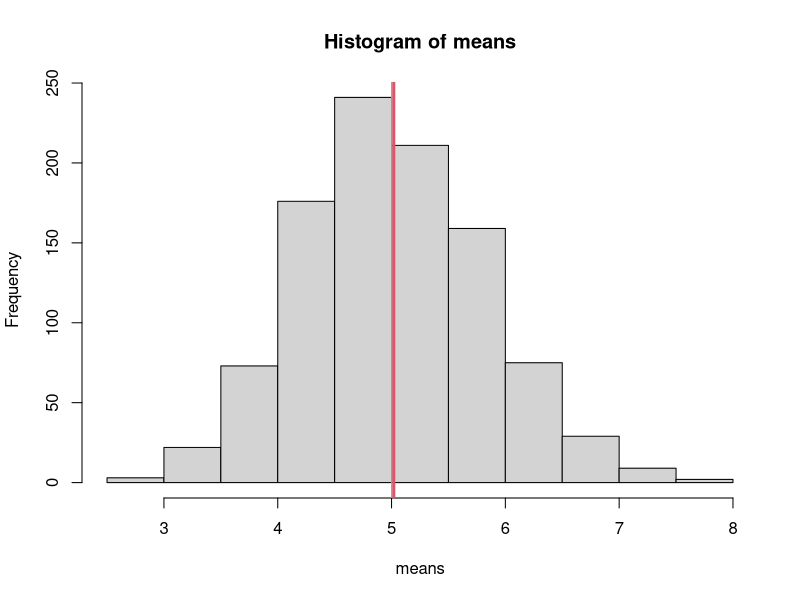
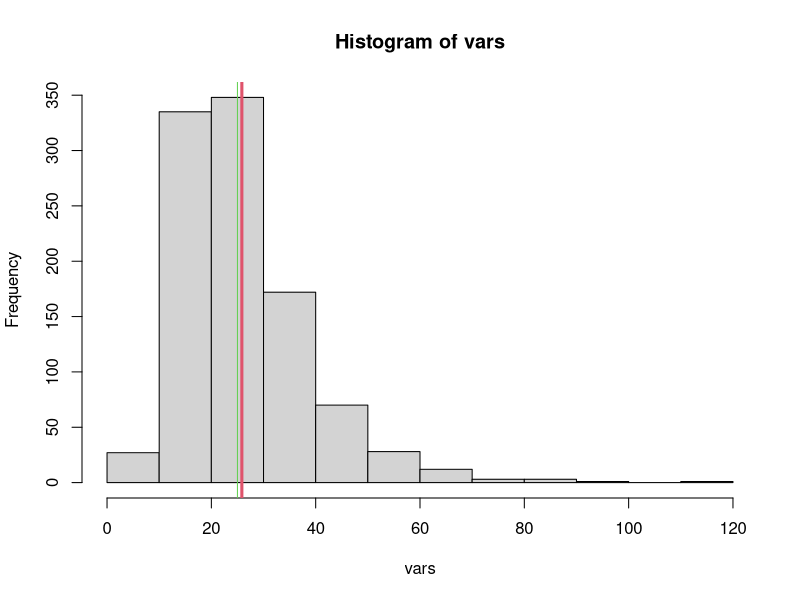
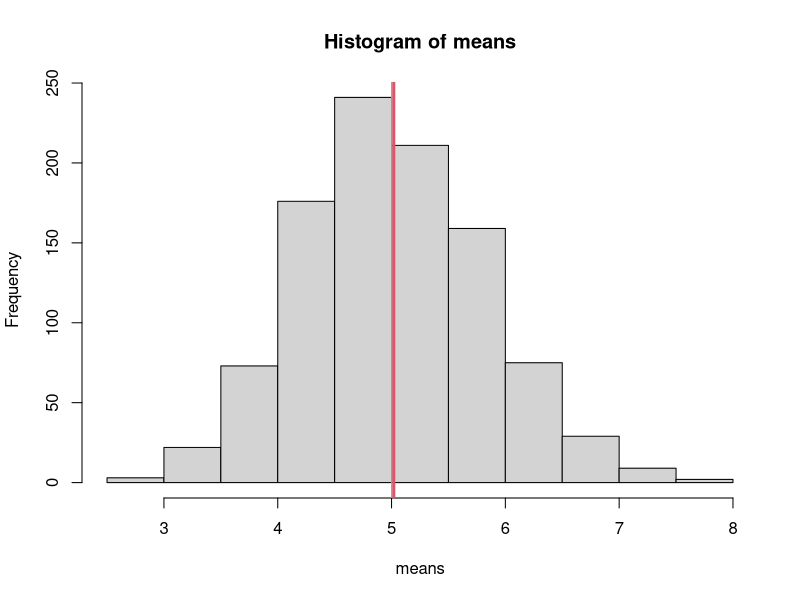
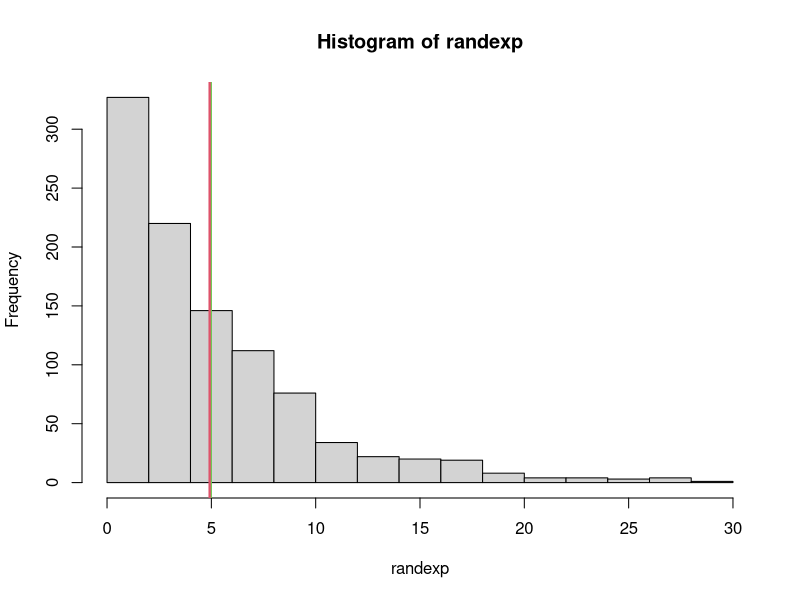
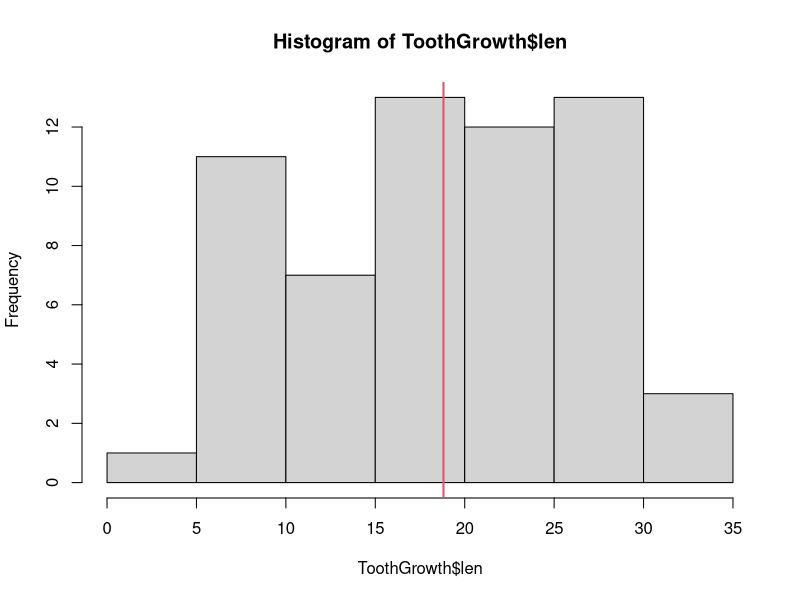
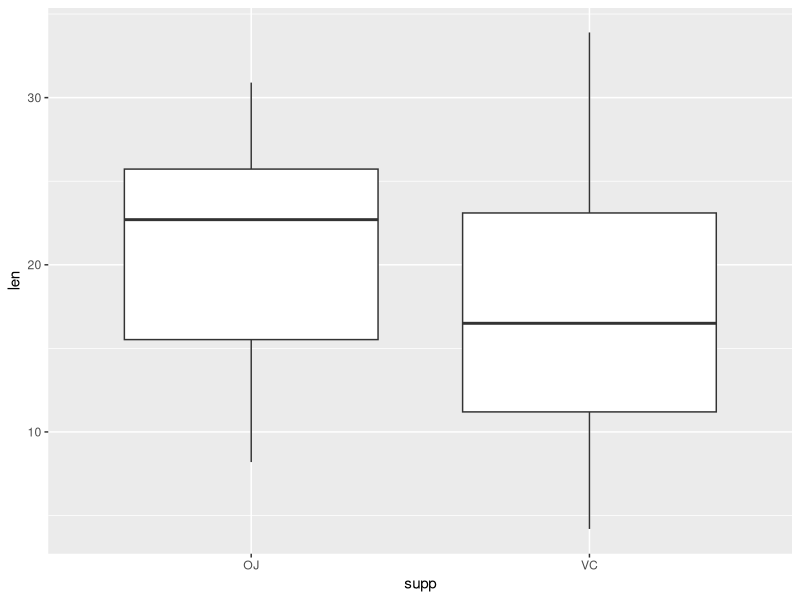
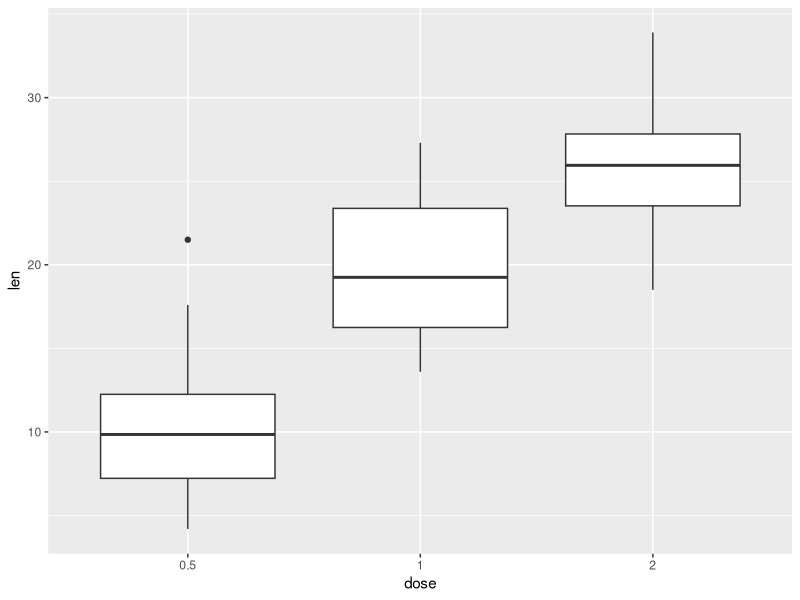
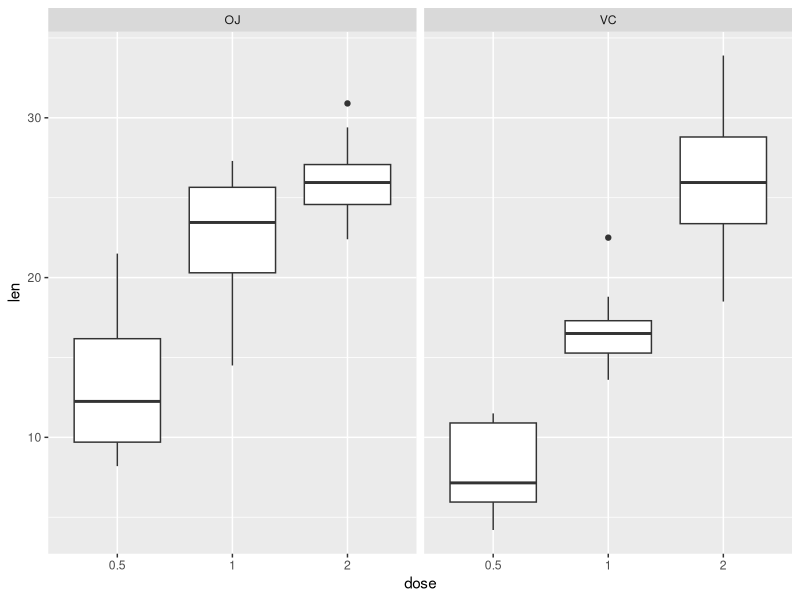

Write R code to recreate these figures, in order.
## ---- chunk 1
knitr::opts_chunk$set(echo = TRUE)
## ---- chunk 2
lam = .2
mn <- 1/.2
sd <- 1/.2
var <- (1/.2)**2
se <- sd/sqrt(40)
sample <- rexp(40000, .2)
## ---- chunk 3
mat <- matrix(sample, 1000, 40)
## ---- chunk 4
means <- apply(mat, 1, mean)
hist(means)
mns <- mean(means)
abline(v = mean(mns), col = 2, lwd = 3)
abline(v = 5, col = 3, lwd = 1)
## ---- chunk 5
mns ##The exact value of the mean of the sample means.

qu <- (mns-mn)/se  ##The quantile of the mean of sample means from the expected mean of 5.

pval <- pnorm(mns, mean = mn, sd = se, lower.tail = FALSE) ##The p value of the mean of sample means.
## ---- chunk 6
vars <- apply(mat, 1, var)
hist(vars)
abline(v=mean(vars), col = 2, lwd = 3)
abline(v=var, col = 3, lwd = 1)
## ---- chunk 7
vs <- mean(vars)
vs ##The exact value of the mean of the sample variances.
## ---- chunk 8
hist(means)
abline(v = mean(mns), col = 2, lwd = 3)
abline(v = 5, col = 3, lwd = 1)
## ---- chunk 9
randexp <- rexp(1000, .2)
hist(randexp)
abline(v = mean(randexp), col = 2, lwd = 3)
abline(v = 5, col = 3, lwd = 1)
## ---- chunk 10
library(ggplot2)
library(dplyr)

data("ToothGrowth")
head(ToothGrowth)
## ---- chunk 11
str(ToothGrowth)
ToothGrowth$dose <- as.factor(as.character(ToothGrowth$dose))
summary(ToothGrowth)
## ---- chunk 12
hist(ToothGrowth$len) ##Histogram of all the length values.
abline(v = mean(ToothGrowth$len), col = 2, lwd = 2)
mean(ToothGrowth$len)


q <- ggplot(ToothGrowth, aes(x = supp, y = len)) + geom_boxplot() ##Boxplot of the lengths as a function of the supplement.
q
p <- ggplot(ToothGrowth, aes(x = dose, y = len)) + geom_boxplot() ##Boxplot of the lengths as a function of the dosage.
p
g <- ggplot(ToothGrowth, aes(x = dose, y = len)) + geom_boxplot() + facet_grid(.~supp)
g ##Boxplot of the lengths as a function of the dosage and split up by supplement.
## ---- chunk 13
suppgrp <- group_by(ToothGrowth, supp)
supplement <- summarise(suppgrp, Mean.Length = mean(len), SD.Length = sd(len), n = length(supp))
supplement
## ---- chunk 14
x2 <- as.numeric(supplement[2, "Mean.Length"])
x1 <- as.numeric(supplement[1, "Mean.Length"])
sd2 <- as.numeric(supplement[2, "SD.Length"])
sd1 <- as.numeric(supplement[1, "SD.Length"])
n2 <- as.numeric(supplement[2, "n"])
n1 <- as.numeric(supplement[1, "n"])
x1-x2+c(-1,1)*qt(.975, n1+n2-2)*sqrt(((n1-1)*sd1**2+(n2-2)*sd2**2)/(n1+n2-2))*sqrt(1/n1+1/n2)
## ---- chunk 15
dosegrp <- group_by(ToothGrowth, dose)
dosage <- summarise(dosegrp, Mean.Length = mean(len), SD.Length = sd(len), n = length(dose))
dosage
## ---- chunk 16
19.735-10.605+c(-1,1)*qt(.975, 38)*sqrt((19*4.415436**2+19*4.499763**2)/38)*sqrt(1/20+1/20)
## ---- chunk 17
26.1-19.735+c(-1,1)*qt(.975, 38)*sqrt((19*4.415436**2+19*3.77415**2)/38)*sqrt(1/20+1/20)
